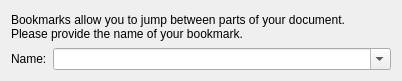
<ui version="4.0" >
 <class>CreateNewBookmark</class>
 <widget class="QWidget" name="CreateNewBookmark" >
  <property name="geometry" >
   <rect>
    <x>0</x>
    <y>0</y>
    <width>402</width>
    <height>81</height>
   </rect>
  </property>
  <property name="windowTitle" >
   <string>Create New Bookmark</string>
  </property>
  <layout class="QVBoxLayout" >
   <item>
    <widget class="QLabel" name="lExplain" >
     <property name="text" >
      <string>Bookmarks allow you to jump between parts of your document.
Please provide the name of your bookmark.</string>
     </property>
     <property name="wordWrap" >
      <bool>false</bool>
     </property>
    </widget>
   </item>
   <item>
    <layout class="QHBoxLayout" >
     <item>
      <widget class="QLabel" name="lName" >
       <property name="sizePolicy" >
        <sizepolicy vsizetype="Preferred" hsizetype="Maximum" >
         <horstretch>0</horstretch>
         <verstretch>0</verstretch>
        </sizepolicy>
       </property>
       <property name="text" >
        <string>Name:</string>
       </property>
      </widget>
     </item>
     <item>
      <widget class="QComboBox" name="bookmarkName" >
       <property name="sizePolicy" >
        <sizepolicy vsizetype="Fixed" hsizetype="Expanding" >
         <horstretch>0</horstretch>
         <verstretch>0</verstretch>
        </sizepolicy>
       </property>
       <property name="editable" >
        <bool>true</bool>
       </property>
      </widget>
     </item>
    </layout>
   </item>
  </layout>
 </widget>
 <resources/>
 <connections/>
</ui>
